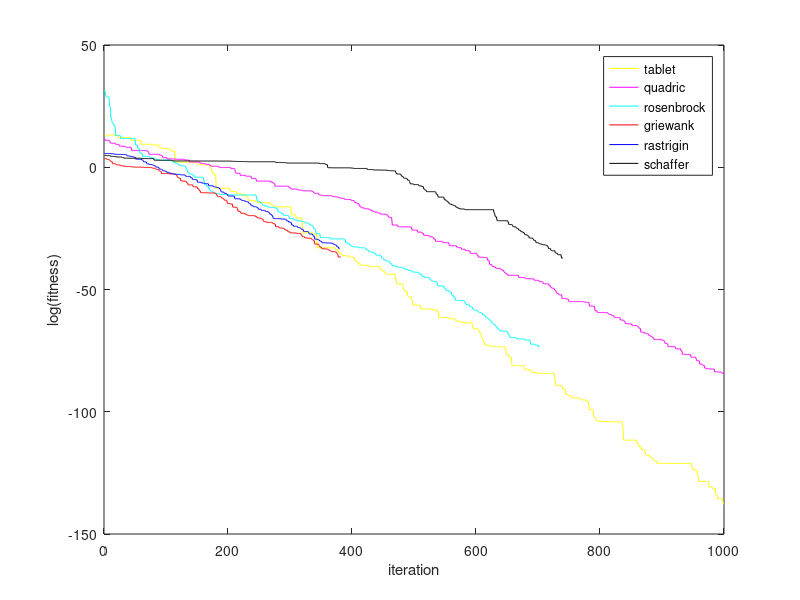

Here is the MATLAB script that generated this plot:
load tablet.txt;load quadric.txt;load rosenbrock.txt;load griewank.txt;load rastrigin.txt;load schaffer.txt;y1 = tablet(1:1000, 2);y2 = quadric(1:1000, 2);y3 = rosenbrock(1:1000, 2);y4 = griewank(1:1000, 2);y5 = rastrigin(1:1000, 2);y6 = schaffer(1:1000, 2);plot(y1, 'y');hold on;plot(y2, 'm');hold on;plot(y3, 'c');hold on;plot(y4, 'r');hold on;plot(y5, 'b');hold on;plot(y6, 'k');hold on;legend('tablet', 'quadric', 'rosenbrock', 'griewank', 'rastrigin', 'schaffer');xlabel('iteration');ylabel('log(fitness)');